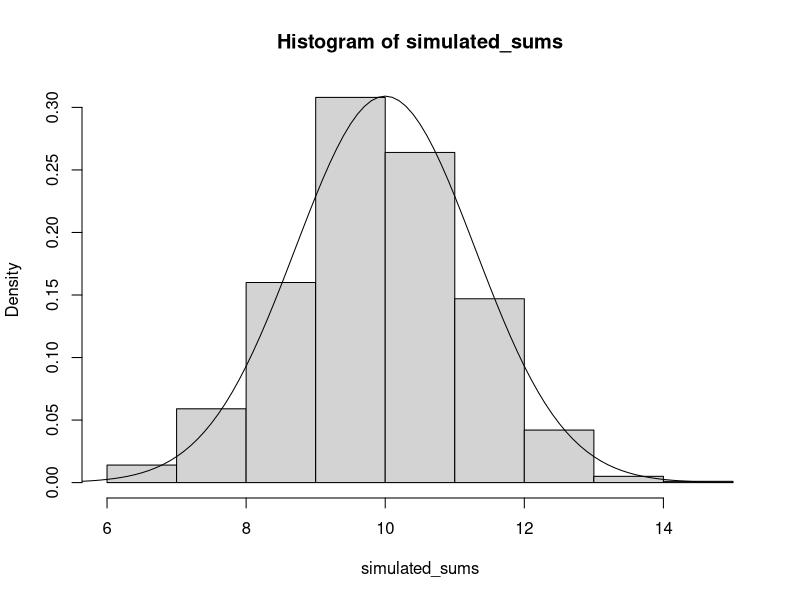
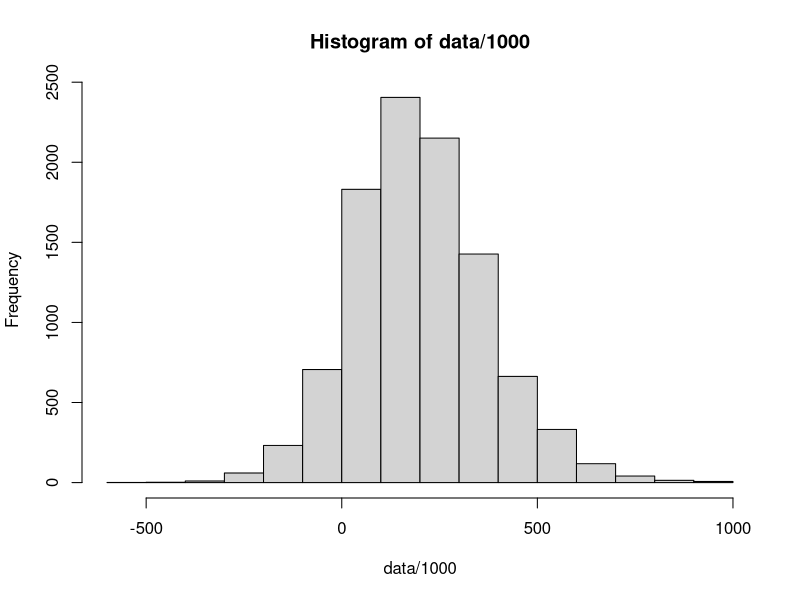
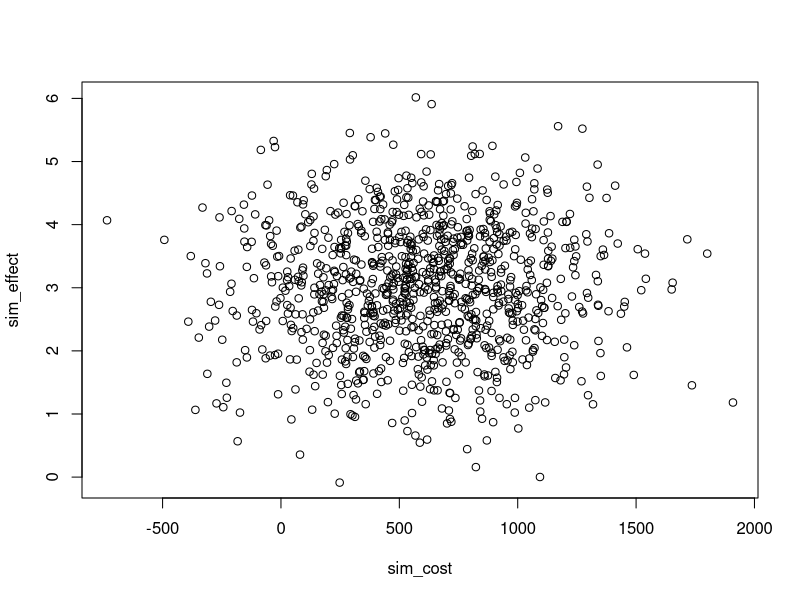

These figures' R source, in order:
## ---- chunk 1
log_men <- 5.13
sd_men <- 0.17
log_women <- 4.96
sd_women <- .20

random_group <- function(size=10)
{
  men <- rbinom(size,1,0.5)
  weights <- ifelse(men, rlnorm(size,log_men,sd_men),rlnorm(size,log_women,sd_women))
  sum(weights)
}

weight_sim <- replicate(100000, random_group(10))
mean(weight_sim > 1750)
## ---- chunk 2
dbinom(3,10,.4)
## ---- chunk 3
simulate_shots <- function(size = 10){
  rbinom(1,size,.4)
}

mean(replicate(10000, simulate_shots())==3)
## ---- chunk 4

sim_n_uniform <- function(n=20){
  sum(runif(n,0,1))
}

simulated_sums <- replicate(1000,sim_n_uniform())

hist(simulated_sums, freq=FALSE)
x <- 0:150/10
lines(x,dnorm(x,mean=0.5*20, sd = sqrt(20)/sqrt(12) )  )

## ---- chunk 5
savings_mean <- 5
savings_err <- 4
market_mean <- 40000
market_err <- 10000

simulated_market <- function(){
  savings <- rnorm(1,savings_mean,savings_err)
  market <- rnorm(1,market_mean,market_err)
  savings*market
}

data <- replicate(10000, simulated_market())
hist(data/1000)
mean(data)

## ---- chunk 6
true_effect <- 0.10
sd_err <- 0.17

simulated_exp <- rnorm(1000, true_effect, sd_err)
## ---- chunk 7
lower= simulated_exp-2*sd_err
upper = simulated_exp + 2*sd_err

mean(lower < true_effect & upper > true_effect)
## ---- chunk 8
c(mean(simulated_exp),sd(simulated_exp))

## ---- chunk 9
mean(simulated_exp > .35)
## ---- chunk 10
significant <- simulated_exp[lower>0]
c(mean(significant), sd(significant))
## ---- chunk 11

cost_increase <- 600
cost_err <- 400

effect <- 3.0
effect_err <- 1.0

sim_cost <- rnorm(1000,cost_increase, cost_err)
sim_effect <- rnorm(1000,effect, effect_err)

plot(sim_cost,sim_effect)
## ---- chunk 12
cost_effect_ratio = sim_cost/sim_effect
quantile( cost_effect_ratio , probs = c(0.025,0.25,0.75,.975))
## ---- chunk 13
sim_effect <- rnorm(1000,effect, 2)
cost_effect_ratio = sim_cost/sim_effect
quantile( cost_effect_ratio , probs = c(0.025,0.25,0.75,.975))
## ---- chunk 14
assign <- function(n,p=0.5, method = "independant"){
switch(method,
 independant = rbinom(n,1,p),
 complete = {
   ones <- rep(1,n*p)
   zeros <- rep(0,n-length(ones))
   sample(c(ones,zeros),n)
 },
 matched = {
   if(p!=0.5 || n%%2 != 0) stop("matched only works with p=0.5 and even n")
   pairs <- rbinom(n/2,1,0.5)
   res<- c()
   for(pair in pairs){
     if(pair)
       res <- c(res,c(0,1))
     else
       res <- c(res,c(1,0))
   }
   res
 },
 stop("Method must be one of independant, complete, or matched")
)
}

test <- assign(100,method="matched")  

